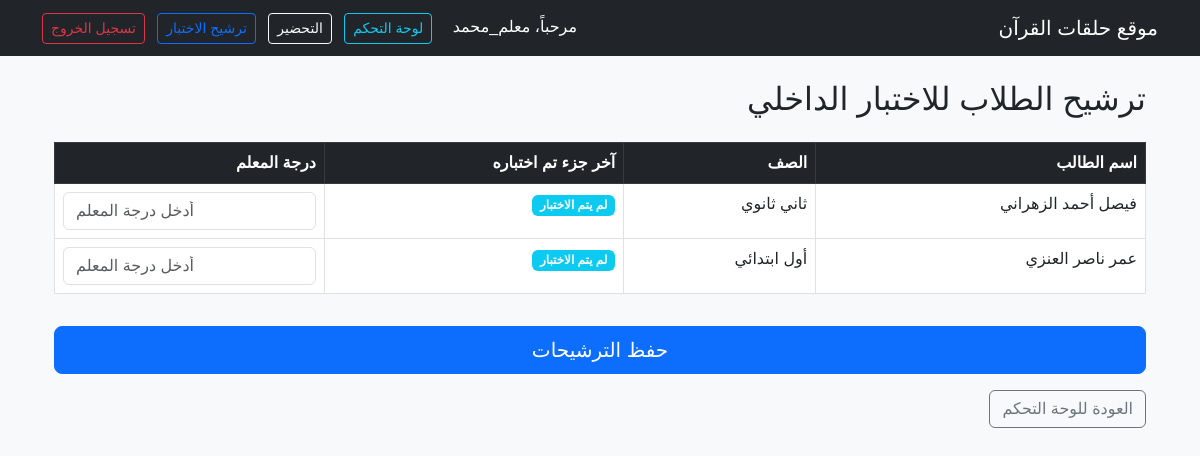
/nominate-exam/ (signed in), run on the app's committed database.
### quran_center/models.py (models this page shows, shortened)
class Student(models.Model):
    identity_number = models.CharField(
        max_length=10,
        validators=[id_validator],
        unique=True,
        verbose_name="رقم الهوية"
    )
    GRADE_CHOICES = [
        ('1_pri', 'أول ابتدائي'), ('2_pri', 'ثاني ابتدائي'), ('3_pri', 'ثالث ابتدائي'),
        ('4_pri', 'رابع ابتدائي'), ('5_pri', 'خامس ابتدائي'), ('6_pri', 'سادس ابتدائي'),
        ('1_med', 'أول متوسط'), ('2_med', 'ثاني متوسط'), ('3_med', 'ثالث متوسط'),
        ('1_sec', 'أول ثانوي'), ('2_sec', 'ثاني ثانوي'), ('3_sec', 'ثالث ثانوي'),
        ('uni', 'جامعي'),
    ]
    STATUS_CHOICES = [('منتظر', 'منتظر'), ('منتظم', 'منتظم')]
    full_name = models.CharField(max_length=200, verbose_name="الاسم الثلاثي")
    student_phone = models.CharField(max_length=15, blank=True, null=True, verbose_name="جوال الطالب")
    parent_phone = models.CharField(max_length=15, verbose_name="جوال ولي الأمر")
    identity_number = models.CharField(max_length=10, unique=True, verbose_name="رقم الهوية")
    parent_identity = models.CharField(max_length=10, verbose_name="رقم هوية ولي الأمر")
    grade = models.CharField(max_length=20, choices=GRADE_CHOICES, verbose_name="الصف الدراسي")
    birth_date = models.DateField(verbose_name="تاريخ الميلاد")
    last_tested_part = models.CharField(
        max_length=50,
        choices=LAST_TESTED_PART_CHOICES,
        default='0',
        verbose_name="آخر جزء تم اختباره"
    )
    previous_center = models.CharField(max_length=100, blank=True, null=True, verbose_name="التحفيظ السابق")
    neighborhood = models.CharField(max_length=100, verbose_name="الحي")
    teacher = models.ForeignKey(User, on_delete=models.SET_NULL, null=True, blank=True, verbose_name="المعلم المسؤول")
    status = models.CharField(max_length=20, default='منتظر', choices=STATUS_CHOICES)
    educational_stage = models.CharField(max_length=50, blank=True)
    absence_reset_at = models.DateField(blank=True, null=True, verbose_name="تاريخ تصفير الغياب المؤقت")
    created_at = models.DateTimeField(auto_now_add=True)

### quran_center/views.py (the view, shortened to what this page needs)
# urls.py: path('nominate-exam/', views.nominate_for_exam, name='nominate_exam'),
@login_required
def nominate_for_exam(request):
    students = Student.objects.filter(teacher=request.user, status='منتظم')
    return render(request, 'nominate_exam.html', {'students': students})

### quran_center/templatetags/role_tags.py (called while the page is built)
@register.filter
def has_role(user, role_code):
    if not user or not user.is_authenticated:
        return False
    if user.is_superuser:
        return True
    return UserRole.objects.filter(user=user, role__code=role_code).exists()

### quran_center/templates/nominate_exam.html (shortened to what this page needs)
{% extends "base.html" %}
{% block content %}
<div class="container mt-4" dir="rtl">
    <h2 class="mb-4">ترشيح الطلاب للاختبار الداخلي</h2>
    {% if students %}
    <form method="post">
        <div class="table-responsive">
            <table class="table table-bordered table-hover">
                <thead class="table-dark">
                    <tr>
                        <th>اسم الطالب</th>
                        <th>الصف</th>
                        <th>آخر جزء تم اختباره</th>
                        <th>درجة المعلم</th>
                    </tr>
                </thead>
                <tbody>
                    {% for student in students %}
                    <tr>
                        <td>{{ student.full_name }}</td>
                        <td>{{ student.get_grade_display }}</td>
                        <td><span class="badge bg-info">{{ student.get_last_tested_part_display }}</span></td>
                        <td>
                            <input type="number"
                                   name="teacher_grade_{{ student.id }}"
                                   class="form-control"
                                placeholder="أدخل درجة المعلم"
                                   min="0"
                                   max="100"
                                   step="0.5">
                        </td>
                    </tr>
                    {% endfor %}
                </tbody>
            </table>
        </div>
        <button type="submit" class="btn btn-primary btn-lg w-100 mt-3">
            حفظ الترشيحات
        </button>
    </form>
    {% else %}
    <div class="alert alert-info">
        لا يوجد طلاب لترشيحهم للاختبار.
    </div>
    {% endif %}
    <div class="mt-3">
        <a href="{% url 'teacher_dashboard' %}" class="btn btn-outline-secondary">العودة للوحة التحكم</a>
    </div>
</div>
{% endblock %}

### quran_center/templates/base.html (shortened to what this page needs)
<!DOCTYPE html>
<html lang="ar" dir="rtl">
<head>
    <link rel="stylesheet" href="https://cdn.jsdelivr.net/npm/bootstrap@5.3.0/dist/css/bootstrap.rtl.min.css">
</head>
<body class="bg-light">
{% load role_tags %}
<nav class="navbar navbar-dark bg-dark mb-4">
    <div class="container">
        <span class="navbar-brand">موقع حلقات القرآن</span>
        <div>
            {% if user.is_authenticated %}
                <span class="text-white me-3">مرحباً، {{ user.username }}</span>
                <a href="{% url 'teacher_dashboard' %}" class="btn btn-outline-info btn-sm me-2">لوحة التحكم</a>
                <a href="{% url 'take_attendance' %}" class="btn btn-outline-light btn-sm me-2">التحضير</a>
                <a href="{% url 'nominate_exam' %}" class="btn btn-outline-primary btn-sm me-2">ترشيح الاختبار</a>
                <form method="post" action="{% url 'logout' %}" style="display: inline;">
                    <button type="submit" class="btn btn-outline-danger btn-sm">تسجيل الخروج</button>
                </form>
            {% else %}
                <a href="{% url 'login' %}" class="btn btn-outline-light">تسجيل دخول المعلمين</a>
            {% endif %}
        </div>
    </div>
</nav>
<div class="container">
    {% block content %}
    {% endblock %}
</div>
</body>
</html>

### quran_center/templates/base.html (style rules this page uses)
body { font-family: 'Arial', sans-serif; }

### data on the page
Student: full_name "فيصل أحمد الزهراني", grade "ثاني ثانوي", last_tested_part "لم يتم الاختبار"
Student: full_name "عمر ناصر العنزي", grade "أول ابتدائي", last_tested_part "لم يتم الاختبار"

### other printed values
{{ user.username }} "معلم_محمد"
